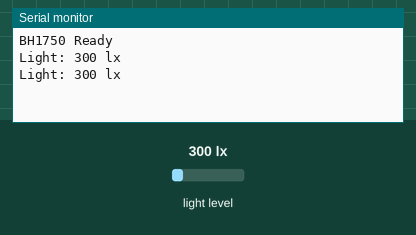
Simulated run of this sketch. Board: Arduino Uno, built with avr-gcc and run on an emulated ATmega328P. On the bench: the last lines printed to the serial monitor. Inputs (shaded band) come from the test bench; at power-on: light level 300 lx.

Above: at 1.8 s.
1.9 s: light level set to 40 lx
At 2.8 s:
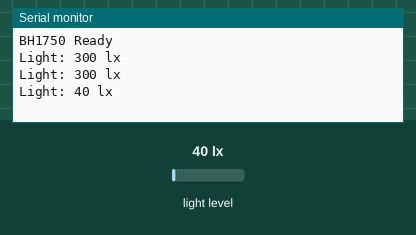
3.4 s: light level set to 500 lx
At 4.8 s:
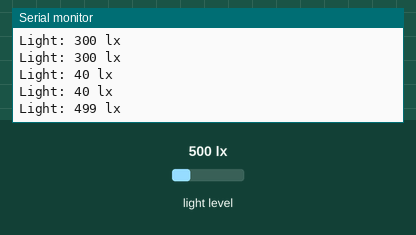
Timing chart, 0 to 6.4 s (numbered marks = the images above; inputs shaded):
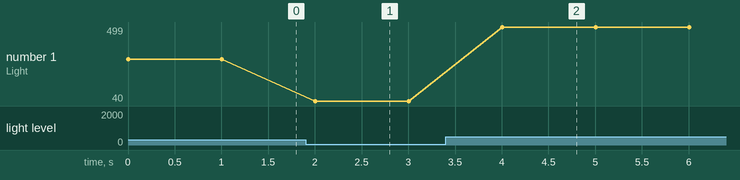

The sketch:

CLightMeter.ino
```cpp
/*!
* Nom du projet: QUIRITACHRONOMETRE
* @file <CLightMeter.ino>
* @version : <1>
* @brief <contient le code qui instancie CLightMeter et qui affiche le retour de la fonction GetLightValue>
* @author <Evann POMMIER>
* @date < 28/02/2024>
*/

#include "CLightMeter.h"
CLightMeter lightMeter;

void setup() {
  Serial.begin(115200);
  lightMeter.init();
}
void loop() {
  Serial.print("Light: ");
  Serial.print(lightMeter.GetLightValue());
  Serial.println(" lx");
  delay(1000);
}
```

CLightMeter.cpp
```cpp
/*!
* Nom du projet: QUIRITACHRONOMETRE
* @file <CLightMeter.cpp>
* @version : <1>
* @brief <contient le code des fonctions de CLightMeter, init() et GetLightValue.>
* @author <Evann POMMIER>
* @date < 28/02/2024>
*/

#include <CLightMeter.h>

void CLightMeter::init() {
  Wire.begin();
  lightMeter.begin();
  Serial.println(F("BH1750 Ready"));
}

int32_t CLightMeter::GetLightValue() {
  return (int32_t)lightMeter.readLightLevel();
}
```

CLightMeter.h
```cpp
/*!
* Nom du projet: QUIRITACHRONOMETRE
* @file <CLightMeter.h>
* @version : <1>
* @brief <contient la declaration de la class CLightMeter.>
* @author <Evann POMMIER>
* @date < 28/02/2024>
*/

#include <BH1750.h>
#include <Wire.h>

class CLightMeter {
public:
  CLightMeter(){};
  void init();
  int32_t GetLightValue();
private:
  BH1750 lightMeter;
};
```

Measured:
- after the input at 1.9 s, the serial monitor: prints a new line after 0.10 s (image 1)
- after the input at 3.4 s, the serial monitor: prints a new line after 0.60 s (image 2)
- plotted number 1: 300 → 40 after the input at 1.9 s, 40 → 499 after the input at 3.4 s
